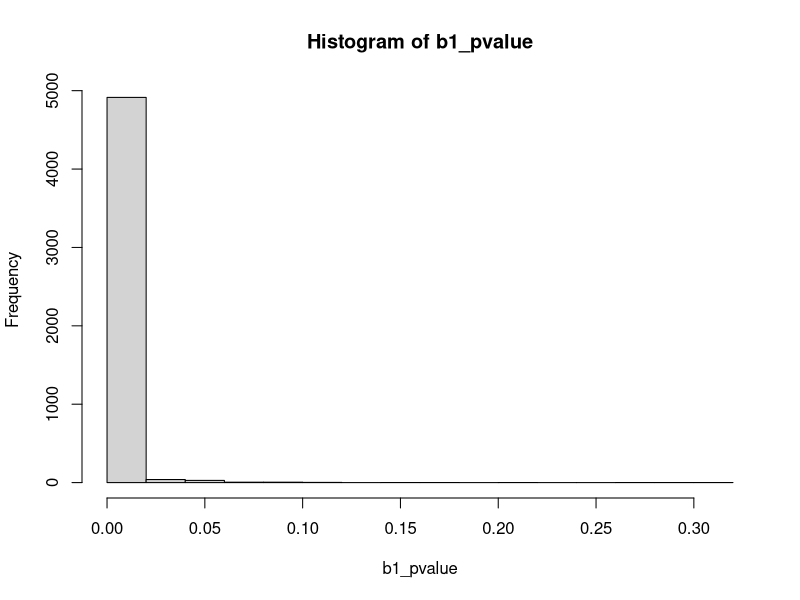

Here is the R script that generated this plot:
##############################
# Monte carlo simulazione
###############################
# serve per la selezione del modello, l'accuratezza di algoritmo per la predizione,
# per vere se un stimatore è corretto

n = 500
sigma = 2
b0 = 2
b1 = -0.1 #-1
b2 = 0
set.seed(42)
X1 = rnorm(n = n, mean = 0, sd = sigma)
X2 = rnorm(n = n, mean = 0, sd = sigma)
epsilon = rnorm(n = n)
y = b0+b1*X1+b2*X2+epsilon

mod0 = lm(y ~ X1+X2) #stima del primo modello di regressione con OLS
# la variabile dip viene separata con il tilde, le covariate del modello
# vengono segnalate con il +
summary(mod0) #output stile stata del modello
names(summary(mod0)) #il dataframe è una lista
summary(mod0)[4]
#modo alternativo per recuperare la tabella, summary(mod0)$coefficients
b1_pvalue = summary(mod0)$coefficients[2,4]
b2_pvalue = summary(mod0)$coefficients[3,4]





nsim = 5000 #numero di simulazioni per ripete il metodo di montecarlo
b1_pvalue = c()
b2_pvalue = c()


#set.seed(42+i) questo è un trucco, supponiamo che ti servono i dati alla 5 iter.
# bene basta dopo impostare il seme a 42+5 e recuperi i dati della simulazione
# relativa alla 5 iterazione.
for (i in 1:nsim) {
  set.seed(42+i)
  X1 = rnorm(n = n, mean = 0, sd = sigma)
  X2 = rnorm(n = n, mean = 0, sd = sigma)
  epsilon = rnorm(n = n)
  y = b0+b1*X1+b2*X2+epsilon
  
  mod0 = lm(y ~ X1+X2) 
  summary(mod0) #output stile stata del modello
  b1_pvalue[i] = summary(mod0)$coefficients[2,4]
  b2_pvalue[i] = summary(mod0)$coefficients[3,4]
}

length(b1_pvalue)

hist(b1_pvalue) # la distribuzione si concentra solo su 0e+00, ci sta dicendo
# che il p-value è vicino a 0, quindi b1 è significativo (rifiuto H0)
# la distribuzione ottenuta è quasi uniforme, quindi significa che
# il b2 è 0 pertanto non è significativo (conferma che b2 è 0, accetto H0)

# il pvalue non ci da la certezza che H0 è falsa, ma quando è piccolo conviene scommettere
# su H1 piuttosto che H0, mentre quando è grande conviene scommetere su H0
#Quindi per dire che H0 è falsa e quindi H1 è vera, ci conviene avere i primi istogrammi
#alla estrema sinistra alti, mentre per dire che H0 è vera e H1 falsa ci conviene
#avere gli istogrammi alla estrema destra alti, quando gli istogrammi sono uniforme
#l'incertezza domina.